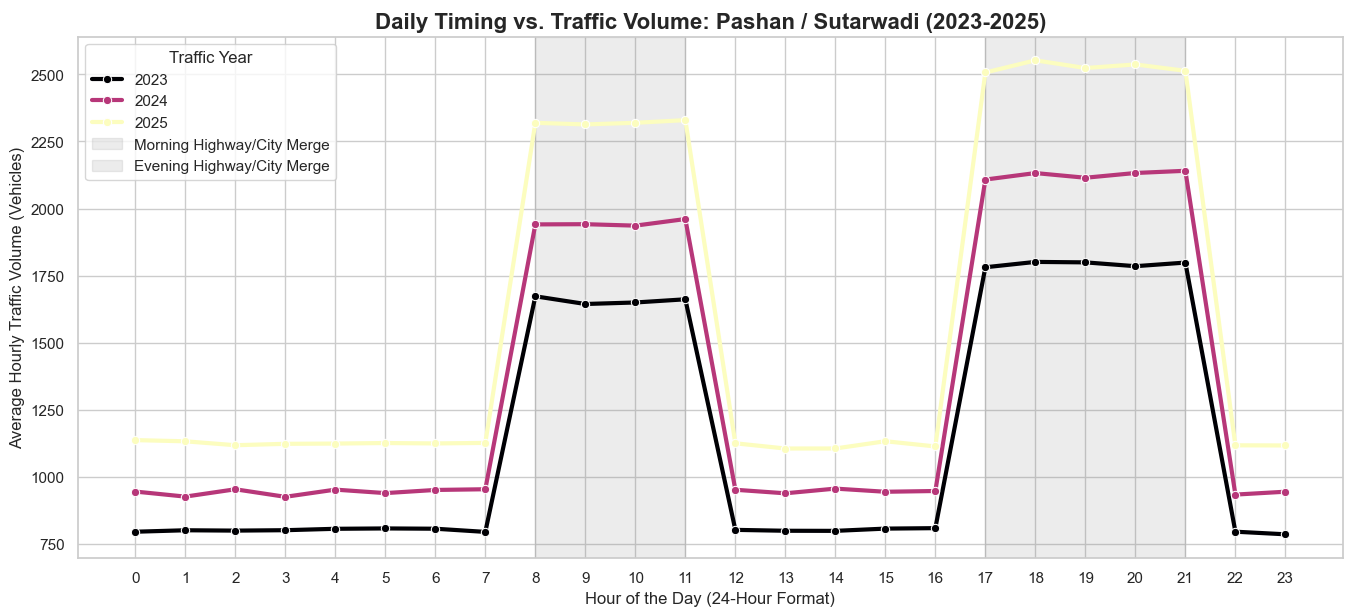

Here is the Python script that generated this plot:
import pandas as pd
import numpy as np
import matplotlib.pyplot as plt
import seaborn as sns

def generate_pashan_traffic_data():
    """Generates 3 years of synthetic hourly traffic for Pashan (Sutarwadi area)."""
    # Using lowercase 'h' for modern Pandas compatibility
    dates = pd.date_range(start="2023-01-01", end="2025-12-31 23:00:00", freq="h")
    
    df = pd.DataFrame({"Datetime": dates})
    df["Hour"] = df["Datetime"].dt.hour
    df["Year"] = df["Datetime"].dt.year
    df["DayOfWeek"] = df["Datetime"].dt.dayofweek
    
    # Base traffic volume for a major city connector
    traffic_volume = np.random.normal(loc=800, scale=150, size=len(dates))
    df["Traffic_Volume"] = traffic_volume
    
    # Apply Massive Commuter Peaks (Weekdays)
    # Pashan handles IT workers, university students, and general city commuters
    morning_peak = (df["Hour"].isin([8, 9, 10, 11])) & (df["DayOfWeek"] < 5)
    df.loc[morning_peak, "Traffic_Volume"] += np.random.normal(1200, 200, size=morning_peak.sum())
    
    # Evening peak is wider as highway traffic mixes with returning city traffic
    evening_peak = (df["Hour"].isin([17, 18, 19, 20, 21])) & (df["DayOfWeek"] < 5)
    df.loc[evening_peak, "Traffic_Volume"] += np.random.normal(1400, 250, size=evening_peak.sum())
    
    # Apply Year-over-Year Growth (Reflecting the rapid urbanization of Pune West)
    df.loc[df["Year"] == 2024, "Traffic_Volume"] *= 1.18
    df.loc[df["Year"] == 2025, "Traffic_Volume"] *= 1.40
    
    # Ensure no negative or unrealistically low traffic for a major road
    df["Traffic_Volume"] = df["Traffic_Volume"].clip(lower=150)
    
    return df

# 1. Load the Data
df = generate_pashan_traffic_data()

# 2. Set up visualization style
sns.set_theme(style="whitegrid")
plt.figure(figsize=(15, 7))

# 3. Create a Line Plot comparing the hours, split by Year
ax = sns.lineplot(
    data=df, 
    x="Hour", 
    y="Traffic_Volume", 
    hue="Year", 
    palette="magma", # Using a bold palette for high-volume city traffic
    linewidth=3,
    marker="o",
    errorbar=None # Clean lines for presentation
)

# 4. Formatting the Graph
plt.title("Daily Timing vs. Traffic Volume: Pashan / Sutarwadi (2023-2025)", fontsize=16, fontweight="bold")
plt.xlabel("Hour of the Day (24-Hour Format)", fontsize=12)
plt.ylabel("Average Hourly Traffic Volume (Vehicles)", fontsize=12)
plt.xticks(np.arange(0, 24, 1)) 

# Highlight the massive city/highway commuter choke points
plt.axvspan(8, 11, color='gray', alpha=0.15, label='Morning Highway/City Merge')
plt.axvspan(17, 21, color='gray', alpha=0.15, label='Evening Highway/City Merge')

# Fix legend
handles, labels = ax.get_legend_handles_labels()
plt.legend(handles=handles, labels=labels, loc='upper left', title="Traffic Year")

plt.tight_layout()
plt.show()
